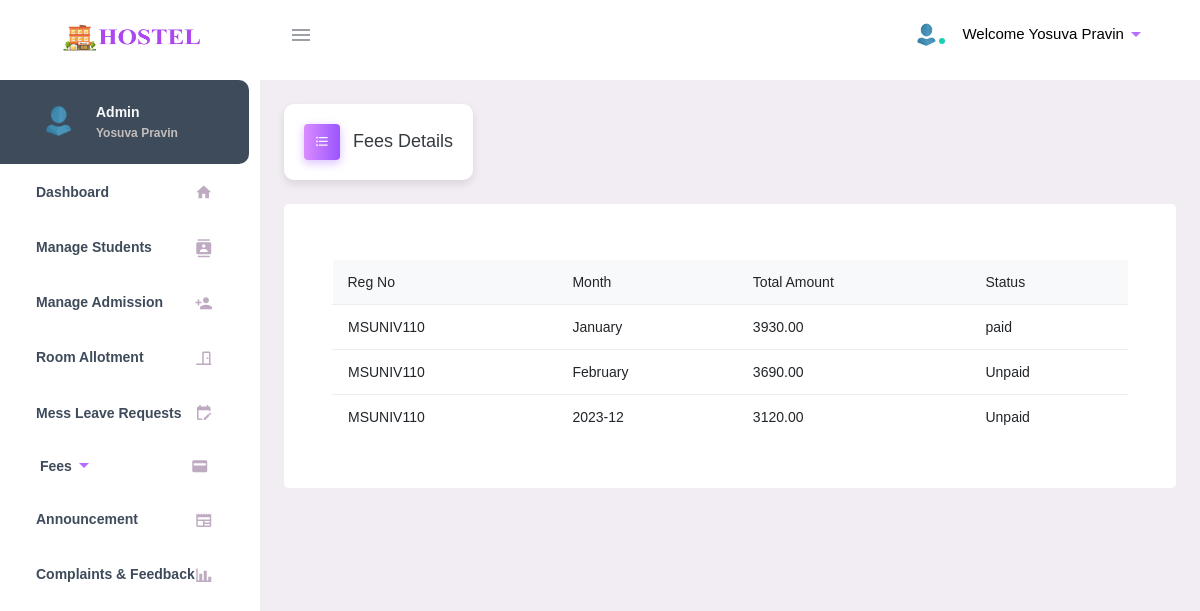
Page /admin/fees_details.php?reg=MSUNIV110 (signed in) on the committed database.
### tables this page shows
CREATE TABLE `amnt` (
  `id` int(11) NOT NULL,
  `reg` varchar(255) NOT NULL,
  `name` varchar(255) NOT NULL,
  `mess_fees` decimal(10,2) NOT NULL,
  `electricity_charges` decimal(10,2) NOT NULL,
  `total_fees` decimal(10,2) NOT NULL,
  `month` varchar(50) NOT NULL,
  `last_date` date NOT NULL,
  `laction` varchar(20) DEFAULT NULL,
  `year` int(11) DEFAULT NULL
);

### admin/fees_details.php (the view, shortened to what this page needs)
<?php
include('../dbconnect.php');
?>
<!DOCTYPE html>
<html lang="en">
<head>
    <link rel="stylesheet" href="./include/materialdesignicons.min.css">
    <link rel="stylesheet" href="./include/vendor.bundle.base.css">
    <link rel="stylesheet" href="./include/style.css">
    <link rel="stylesheet" href="https://cdn.jsdelivr.net/npm/@mdi/font/css/materialdesignicons.min.css">
    <link rel="stylesheet" href="./include/exstyle.css">
</head>
<body class="">
    <div class="container-scroller">
        <header class="topbar" data-navbarbg="skin6">
            <?php include 'navbar.php' ?>
        </header>
        <div class="container-fluid page-body-wrapper pt-0 proBanner-padding-top">
            <div class="navcantainer d-fixed">
                <?php include 'sidebar.php' ?>
            </div>
            <div class="main-panel">
                <div class="content-wrapper p-4">
                    <div class="page-header">
                        <h3 class="page-title"style="font-family: 'Montserrat Alternates', sans-serif;
">
                            <span class="page-title-icon bg-gradient-primary text-white mr-2">
                                <i class="mdi mdi-format-list-bulleted menu-icon"></i>
                            </span> Fees Details
                        </h3>
                    </div>
                    <div class="grid-margin card p-5 stretch-card">
                        <table class="table table-responsive-xl">
                            <thead class="bg-light"><h1>
                                <tr>
                                    <th>Reg No</th>
                                    <th>Month</th>
                                    <th>Total Amount</th>
                                    <th>Status</th>
                                </tr></h1>
                            </thead>
                            <?php
                            $reg = $_GET['reg'];
                            $qry = mysqli_query($connect, "select * from amnt where reg='$reg'");
                            while ($row = mysqli_fetch_array($qry)) {
                                $reg = $row['reg'];
                            ?>
                                <tr class="alert " role="alert">
                                    <td>
                                        <div><?php echo $reg; ?></div>
                                    </td>
                                    <td>
                                        <div><?php echo $row['month']; ?></div>
                                    </td>
                                    <td>
                                        <div><?php echo $row['total_fees']; ?></div>
                                    </td>
                                    <td>
    <?php
        if ($row['laction'] === null) {
            echo "Unpaid";
        } else {
            echo $row['laction'];
        }
    ?>
</td>
                                </tr>
                            <?php
                            }
                            ?>
                        </table>
                    </div>
                </div>
            </div>
        </div>
    </div>
</body>
</html>

### admin/include/exstyle.css (style rules this page uses)
.page-title, .date, .time { background-color: #fff; box-shadow: 0 4px 8px rgba(0, 0, 0, 0.1); padding: 20px; border-radius: 10px; display: inline-block; }
.menu-icon { transition: transform 0.3s ease; }
body { font-family: Verdana, Geneva, sans-serif; font-size: 14px; }

### rows in the picture
amnt: reg "MSUNIV110", month "January", total_fees "3930.00", laction "paid"
amnt: reg "MSUNIV110", month "February", total_fees "3690.00", shows "Unpaid"
amnt: reg "MSUNIV110", month "2023-12", total_fees "3120.00", shows "Unpaid"

### other values in the picture
$_SESSION['name'] "Yosuva Pravin"
